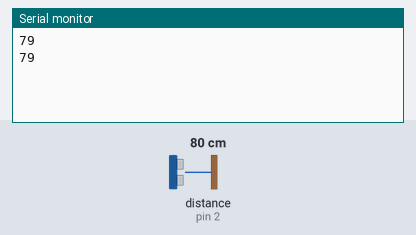
Simulated run of this sketch. Board: Arduino Uno, built with avr-gcc and run on an emulated ATmega328P. Shown: the last lines printed to the serial monitor. Wiring (inferred from the names in the program): ultrasonic range finder: trigger pin 3; echo pin 2. Inputs (shaded band) come from the test bench; at power-on: distance to the obstacle (sensor on pin 2) 80 cm. The echo pulse lasts 58.3 µs per cm.

Above: at 1.8 s.
1.9 s: distance to the obstacle (sensor on pin 2) set to 2 cm
At 2.8 s:
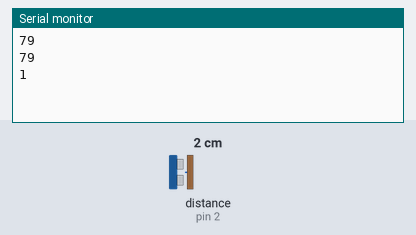
3.4 s: distance to the obstacle (sensor on pin 2) set to 4 cm
At 4.8 s:
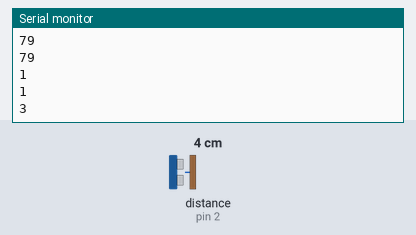
Timing chart, 0 to 6.4 s (numbered marks = the images above; inputs shaded):
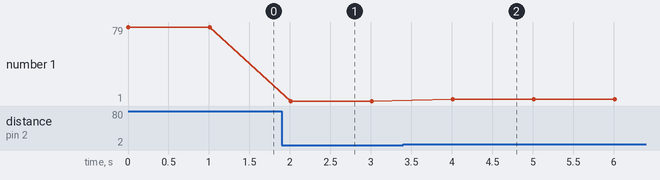

Measured:
- after the input at 1.9 s, the serial monitor: prints a new line after 0.11 s (image 1)
- after the input at 3.4 s, the serial monitor: prints a new line after 0.61 s (image 2)
- plotted number 1: 79 → 1 after the input at 1.9 s, 1 → 3 after the input at 3.4 s

The sketch:

Ping.ino
```cpp
#define trigpin 3
#define echopin 2

void setup(){
  Serial.begin (9600);
  pinMode(trigpin, OUTPUT);
  pinMode(echopin, INPUT);
}

void loop(){
  int duration, distance;
  digitalWrite(trigpin, HIGH);
  delayMicroseconds(100);
  digitalWrite(trigpin, LOW);
  duration = pulseIn (echopin, HIGH);
  distance = (duration/2) / 29.1;
  Serial.print(distance);
  Serial.println();
  delay(1000);
}
```
